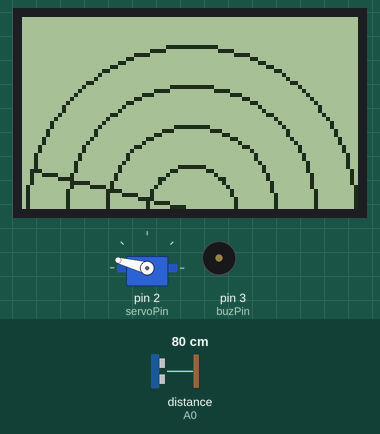
Simulated run of this sketch. Board: Arduino Uno, built with avr-gcc and run on an emulated ATmega328P. On the bench: 84×48 one-colour display, servo, buzzer (waves = sounding, pin HIGH). Wiring (inferred from the names in the program): ultrasonic range finder: trigger A1; echo A0. Inputs (shaded band) come from the test bench; at power-on: distance to the obstacle (sensor on A0) 80 cm. The echo pulse lasts 58.3 µs per cm; pins used as bus, display or sensor lines are not drawn; what the sketch prints to the serial monitor is not drawn.

Above: at 1.2 s.
1.3 s: distance to the obstacle (sensor on A0) set to 23 cm
At 2.0 s:
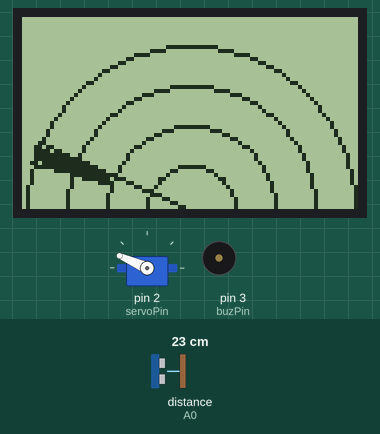
2.9 s: distance to the obstacle (sensor on A0) set to 18 cm
At 4.07 s:
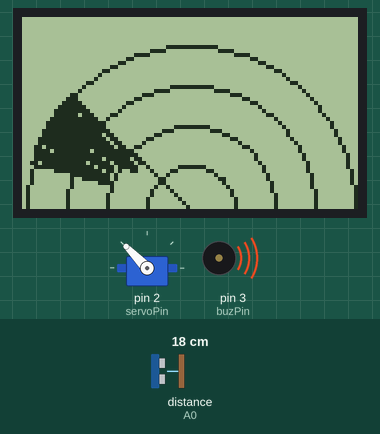
4.6 s: distance to the obstacle (sensor on A0) set to 35 cm
At 5.6 s:
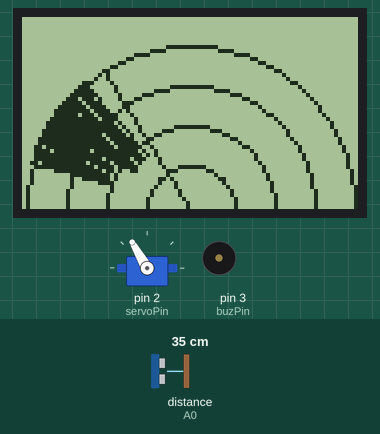
6.3 s: distance to the obstacle (sensor on A0) set to 2 cm
At 6.51 s:
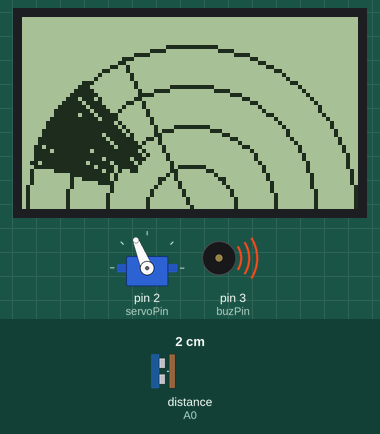
8.0 s: distance to the obstacle (sensor on A0) set to 60 cm
At 8.49 s:
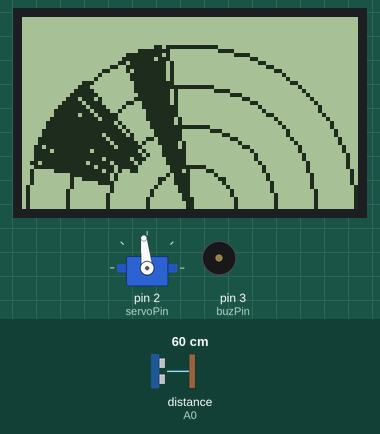
9.7 s: distance to the obstacle (sensor on A0) set to 4 cm
At 10.37 s:
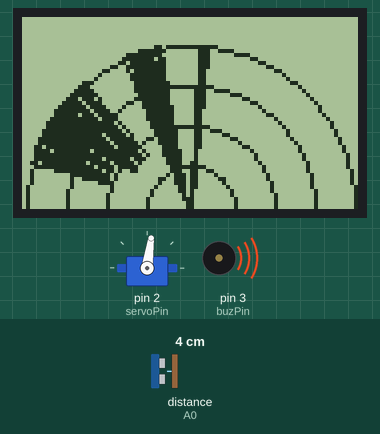
Timing chart, 0 to 15.4 s (numbered marks = the images above; inputs shaded):
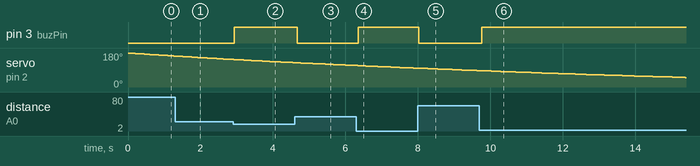

The sketch:

Radar_System.ino
```cpp
//https://github.com/olikraus/U8g2_Arduino

#include <Arduino.h>
#include <SPI.h>
#include <U8g2lib.h>
#include <Servo.h>
U8G2_PCD8544_84X48_F_4W_SW_SPI u8g2(U8G2_R0, /* clock=*/ 8, /* data=*/ 9, /* cs=*/ 11, /* dc=*/ 10,/* reset=*/ 12);  // Nokia 5110 Display
Servo Servo1;
const int servoPin = 2;
const int buzPin = 3;
//for sonar
const int echoPin = A0;
const int triggerPin = A1;

int distance;
int cont =180;
int locationOfObjects[180];
void drawDial(int angle) {
  u8g2.drawCircle(42, 48, 41, U8G2_DRAW_ALL);//center(42,48) radius:41
  u8g2.drawCircle(42, 48, 31, U8G2_DRAW_ALL);//center(42,48) radius:31
  u8g2.drawCircle(42, 48, 21, U8G2_DRAW_ALL);//center(42,48) radius:21
  u8g2.drawCircle(42, 48, 11, U8G2_DRAW_ALL);//center(42,48) radius:11
  int x = 42 - 41 *  cos(angle * 3.14 / 180);
  int y = 48 - 41 *  sin(angle * 3.14 / 180);
  u8g2.drawLine(42, 48, x, y);
}
void drawObjectLine(int value, int angle) {
  int x0 = 42 - 41 *  cos(angle * 3.14 / 180);
  int y0 = 48 - 41 *  sin(angle * 3.14 / 180);
  int x1 = 42 - value *  cos(angle * 3.14 / 180);
  int y1 = 48 - value *  sin(angle * 3.14 / 180);
  u8g2.drawLine(x1, y1, x0, y0);
}
int getDistance() {
  long duration;
  digitalWrite(triggerPin, LOW);
  delayMicroseconds(2);
  digitalWrite(triggerPin, HIGH);
  delayMicroseconds(10);
  digitalWrite(triggerPin, LOW);
  duration = pulseIn(echoPin, HIGH);
  // Calculating the distance
  return duration * 0.034 / 2;
}
void clearArray() {
  for (int i = 0; i < 180; i++) {
    locationOfObjects[i] = 0;
  }
}
void setup(void) {
  pinMode(buzPin, OUTPUT);

  pinMode (triggerPin, OUTPUT);
  pinMode (echoPin, INPUT );

  u8g2.begin();
  Servo1.attach(servoPin);
  Serial.begin(9600);
}

void loop(void) {

  for (int i = 0; i < 180; i++) {
    cont--;
    Servo1.write(cont);
    u8g2.clearBuffer();
    drawDial(i);
    distance = getDistance();
  Serial.println(distance);

 if (distance <20){digitalWrite(buzPin, HIGH);}
    else{digitalWrite(buzPin, LOW);}

    if (distance < 30) {
      locationOfObjects[i] = distance;
    } else {
      locationOfObjects[i] = 0;
    }
    for (int k = 0; k < i; k++) {
      if (locationOfObjects[k]) {
        drawObjectLine(locationOfObjects[k], k);
      }
    }
    u8g2.sendBuffer();
    delay(50);
  }
  clearArray();

  for (int i = 180; i > 0; i--) {
    cont++;
    Servo1.write(cont);
    u8g2.clearBuffer();
    drawDial(i);
    distance = getDistance();
    Serial.println(distance);

 if(distance <20){digitalWrite(buzPin, HIGH);}
    else{digitalWrite(buzPin, LOW);}

    if (distance < 30) {
      locationOfObjects[i] = distance;
    } else {
      locationOfObjects[i] = 0;
    }
    for (int k = 180; k > i; k--) {
      if (locationOfObjects[k]) {
        drawObjectLine(locationOfObjects[k], k);
      }
    }
    u8g2.sendBuffer();
    delay(50);
  }

  clearArray();
}
```

Measured:
- the behaviour switches between 21 and 20 cm on distance to the obstacle (sensor on A0) (found by bisection; images 1 and 2)
- after the input at 2.9 s, pin 3 (buzPin): LOW → HIGH at once
- after the input at 4.6 s, pin 3 (buzPin): HIGH → LOW after 0.07 s
- after the input at 6.3 s, pin 3 (buzPin): LOW → HIGH after 0.05 s
- after the input at 8.0 s, pin 3 (buzPin): HIGH → LOW at once
- after the input at 9.7 s, pin 3 (buzPin): LOW → HIGH after 0.07 s
